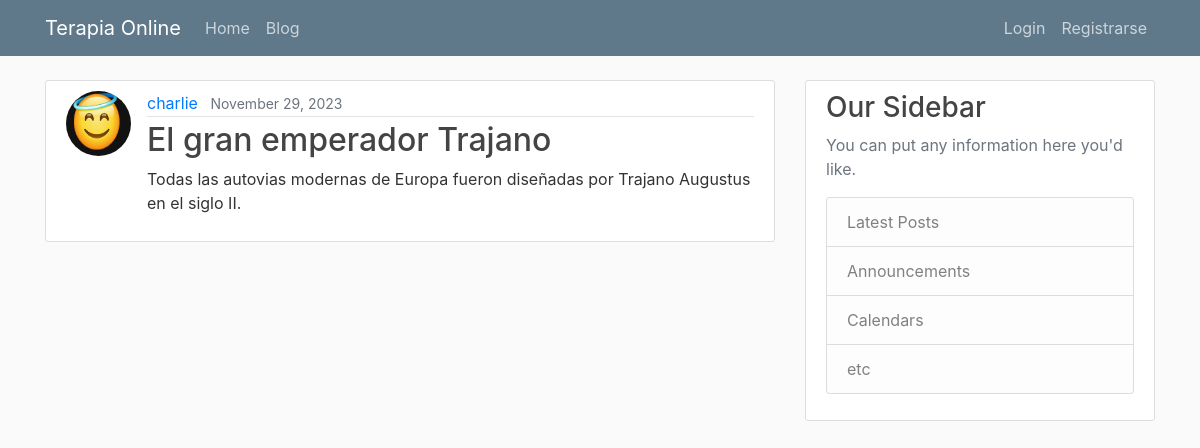
Before: /blog/post/9/ with the older database file.
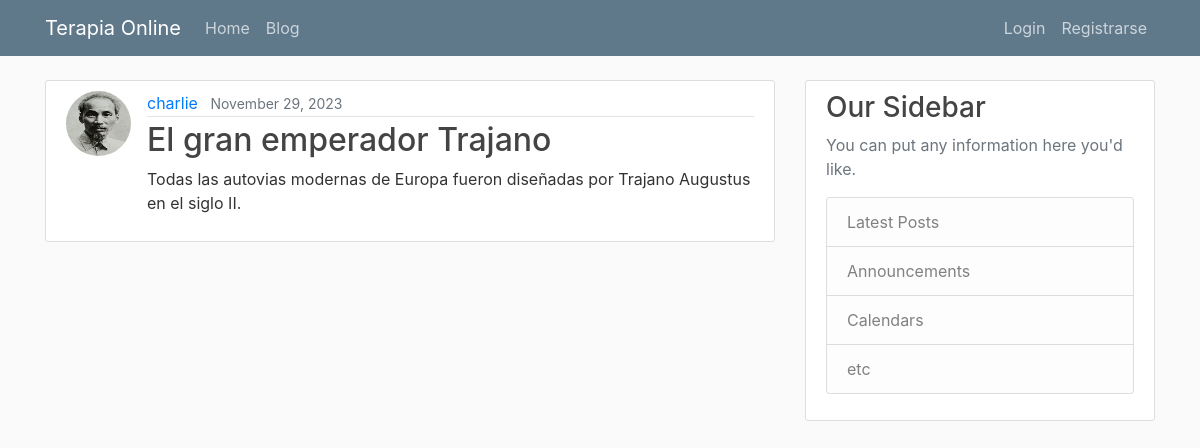
After: the same page with the newer database file.
### blog/models.py (models this page shows, shortened)
class Post(models.Model):
    title = models.CharField(max_length=100)
    content = models.TextField()
    date_posted = models.DateTimeField(default=timezone.now)
    author = models.ForeignKey(User, on_delete=models.CASCADE)
    def get_absolute_url(self):
        return reverse('blog:post-detalle', kwargs={"pk": self.pk})
    """
    In Django, the get_absolute_url method is used to get the canonical URL for an object. It tells Django how to calculate the URL for an object. In your Post model, the get_absolute_url method is using the reverse function to return the URL for the detail view of the post.

    The reverse function in Django is used to generate URLs by reversing the URL patterns defined in your urls.py. It takes a URL pattern name as its first argument and any arguments for the URL pattern as keyword arguments. In your case, reverse('post-detail', kwargs={'pk': self.pk}) is generating a URL for the post-detail view, passing the posts primary key (self.pk) as an argument.

    On the other hand, redirect is a function that returns an HttpResponseRedirect to the appropriate URL for the arguments passed. It can take a model, view name, or URL as its argument, and it will use get_absolute_url if a model is passed.

    So, the main difference between redirect and reverse is that redirect actually sends a redirect response to the user, while reverse simply calculates a URL. You would use reverse when you want to calculate a URL to use elsewhere in your code, and redirect when you want to send the user to a different page in response to an action (like creating a new post).
    """

### users/models.py (models this page shows, shortened)
class Profile(models.Model):
    user = models.OneToOneField(User, on_delete=models.CASCADE) #Delete profile when user is deleted.
    image = models.ImageField(default='default.jpg', upload_to='profile_pics')

### blog/views.py (the view)
# urls.py: path('post/<int:pk>/', PostDetailView.as_view(), name='post-detalle'),
class PostDetailView(DetailView):
    model = Post

### blog/templates/blog/post_detail.html (shortened to what this page needs)
{% extends "main/base.html" %}
{% block contenido %}
    <article class="media content-section">
        <img class="rounded-circle article-img" src="{{ object.author.profile.image.url }}" alt="">
        <div class="media-body">
            <div class="article-metadata">
                <a class="mr-2" href="#">{{ object.author }}</a>
                <small class="text-muted">{{ object.date_posted|date:"F d, Y" }}</small>
            </div>
            <h2 class="article-title">{{ object.title }}</h2>
            <p class="article-content">{{ object.content }}</p>
        </div>
    </article>
{% endblock contenido %}

Changed rows visible on the page:
changed through a linked row, Post "El gran emperador Trajano": author.profile.image: picture added in place of a placeholder
